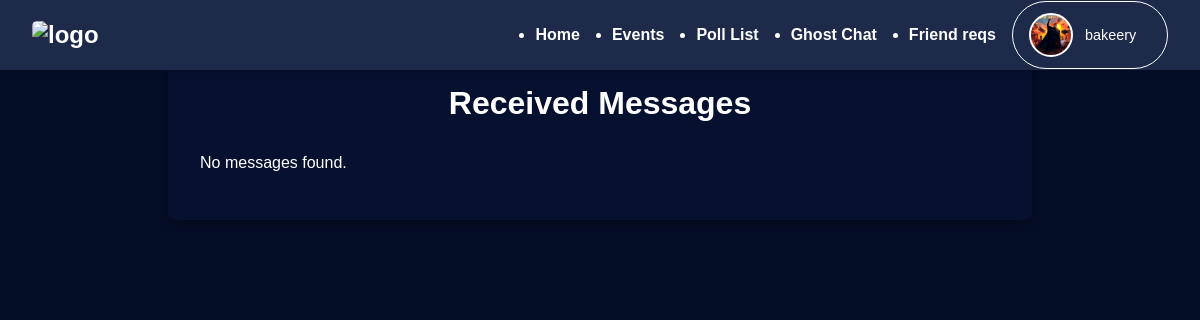
Before: /chat/received-messages/ (signed in) with the older database file.
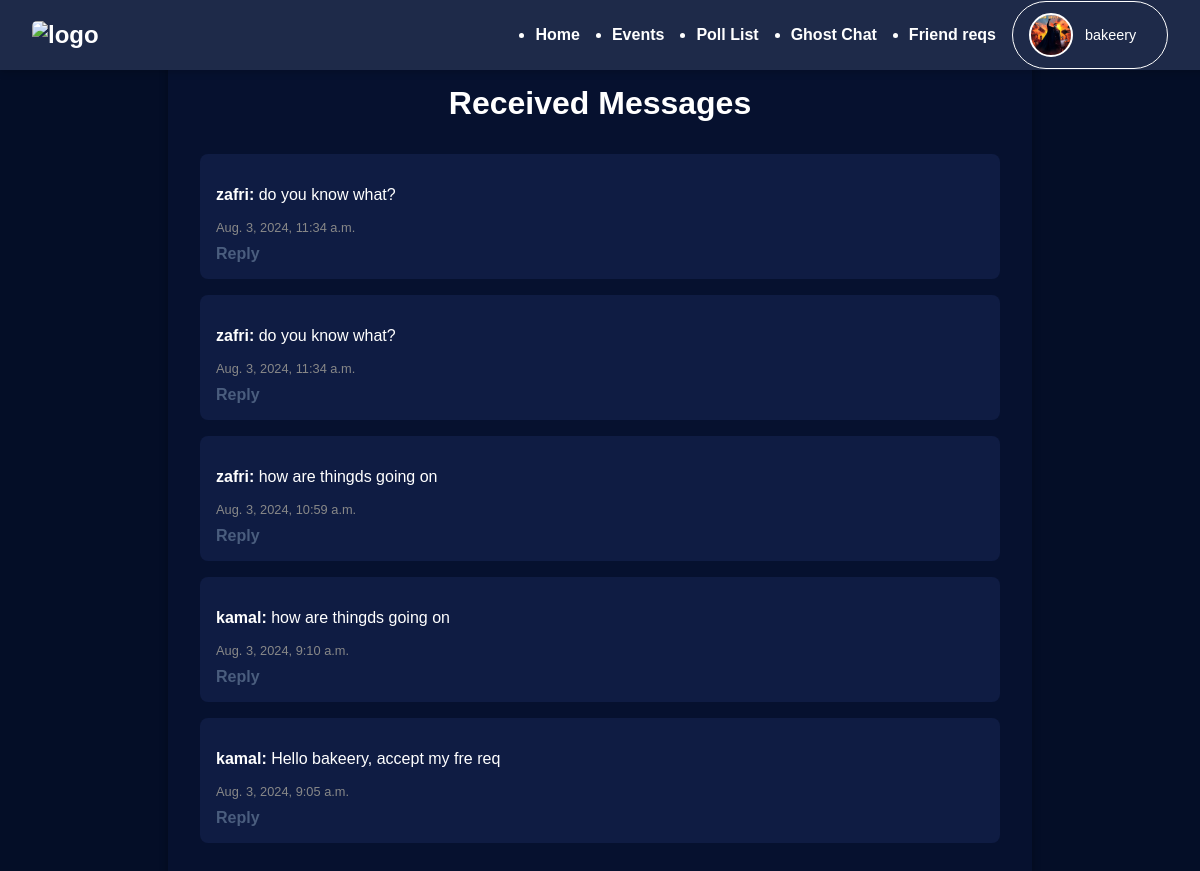
After: the same page with the newer database file.
### app/models.py (models this page shows, shortened)
class Profile(models.Model):
    user = models.OneToOneField(settings.AUTH_USER_MODEL, on_delete=models.CASCADE)
    first_name = models.CharField(max_length=30, blank=True)
    last_name = models.CharField(max_length=30, blank=True)
    state = models.CharField(max_length=50, blank=True)
    phone_number = models.CharField(max_length=15, blank=True)
    date_of_birth = models.DateField(blank=True, null=True)
    local_government = models.CharField(max_length=100, blank=True)
    bio = models.TextField(blank=True, null=True)
    profile_picture = models.ImageField(upload_to='media/uploads/images', blank=True, null=True)

### chat/models.py (models this page shows, shortened)
class ChatMessage(models.Model):
    sender = models.ForeignKey(settings.AUTH_USER_MODEL, related_name='sent_messages', on_delete=models.CASCADE)
    recipient = models.ForeignKey(settings.AUTH_USER_MODEL, related_name='received_messages', on_delete=models.CASCADE)
    message = models.TextField(blank=True, null=True)
    image = models.ImageField(upload_to='chat_images/', blank=True, null=True)
    voice = models.FileField(upload_to='chat_voice/', blank=True, null=True)
    timestamp = models.DateTimeField(auto_now_add=True)

### chat/views.py (the view)
# urls.py: path('received-messages/', received_messages, name='received_messages'),
@login_required
def received_messages(request):
    user = request.user
    messages = ChatMessage.objects.filter(recipient=user).order_by('-timestamp')
    context = {
        'messages': messages
    }
    return render(request, 'chat/received_messages.html', context)

### chat/templates/chat/received_messages.html (shortened to what this page needs)
{% extends 'app/user_navbar.html' %}
{% block content %}
<!DOCTYPE html>
<html lang="en">
<head>
    <link rel="stylesheet" href="https://cdnjs.cloudflare.com/ajax/libs/font-awesome/5.15.3/css/all.min.css">
</head>
<body>
    <div class="messages-container">
        <h1>Received Messages</h1>
        {% for message in messages %}
            <div class="message {% if message.sender == user %}sender{% else %}receiver{% endif %}">
                <div class="message-content">
                    <p><strong>{{ message.sender.username }}:</strong> {{ message.message }}</p>
                </div>
                <div class="message-timestamp">{{ message.timestamp }}</div>
                <div class="message-actions">
                    <a href="{% url 'chat:chat_page' message.sender.username %}">Reply</a>
                </div>
            </div>
        {% empty %}
            <p>No messages found.</p>
        {% endfor %}
    </div>
</body>
</html>
{% endblock %}

### app/templates/app/user_navbar.html (shortened to what this page needs)
<!DOCTYPE html>
<html lang="en">
<head>
</head>
<body>
    <nav class="navbar">
        <img class="navbar-logo" alt="logo">
        <ul class="navbar-list">
            <li><a href="{% url 'home' %}">Home</a></li>
            <li><a href="{% url 'event-detail' %}">Events</a></li>
            <li><a href="{% url 'poll_list' %}">Poll List</a></li>
            <li><a href="{% url 'chat:anonymous' %}">Ghost Chat</a></li>
            <li><a href="{% url 'chat:received_messages' %}">Friend reqs</a></li>
        </ul>
        <div class="profile-dropdown">
            <div onclick="toggleDropdown()" class="profile-dropdown-btn">
                <div class="profile-img" style="background-image: url('{{ user.profile.profile_picture.url }}');"></div>
                <span>{{ user.username }} <i class="fa-solid fa-angle-down"></i></span>
            </div>
        </div>
    </nav>
    <main>
        {% block content %}{% endblock %}
    </main>
</body>
</html>

### app/templates/app/user_navbar.html (style rules this page uses)
body { font-family: Arial, sans-serif; background-color: #040e27; color: #fff; margin: 0; padding: 0; padding-top: 70px; }
.navbar { display: flex; align-items: center; height: 70px; background-color: #1e2a49; padding: 0 2rem; box-shadow: 0 2px 8px rgba(0, 0, 0, 0.2); position: fixed; top: 0; width: 100%; z-index: 1000; }
.navbar-logo { cursor: pointer; color: #fff; font-size: 1.5rem; font-weight: bold; }
.navbar-list { margin-left: auto; display: flex; align-items: center; }
.navbar-list li { margin: 0 1rem; }
.navbar-list li a { color: #fff; text-decoration: none; font-weight: bold; font-size: 1rem; }
.profile-dropdown { position: relative; }
.profile-dropdown-btn { display: flex; align-items: center; padding: 0.7rem 1rem; font-size: 0.9rem; color: #fff; cursor: pointer; border-radius: 50px; border: 1px solid #fff; transition: background-color 0.3s ease, box-shadow 0.3s ease; background-color: #1e2a49; margin-right: 4rem; }
.profile-img { width: 2.5rem; height: 2.5rem; border-radius: 50%; background-color: #4a5d7e; display: flex; align-items: center; justify-content: center; color: #fff; margin-right: 0.75rem; background-size: cover; background-position: center; border: 2px solid #fff; }

### chat/templates/chat/received_messages.html (style rules this page uses)
body { font-family: Arial, sans-serif; margin: 0; padding: 0; background-color: #040e27; color: #fff; }
.messages-container { max-width: 800px; margin: 2rem auto; padding: 2rem; background-color: #06112F; border-radius: 8px; box-shadow: 0 4px 8px rgba(0, 0, 0, 0.3); }
h1 { color: #fff; text-align: center; margin-bottom: 2rem; }
.message { padding: 1rem; border-radius: 8px; margin-bottom: 1rem; background-color: #1e2a49; }
.message.receiver { background-color: #0f1c43; margin-right: auto; text-align: left; }
.message-content { margin-bottom: 5px; }
.message-timestamp { font-size: 0.8em; color: #888; }
.message-actions { margin-top: 10px; }
.message-actions a { text-decoration: none; color: #4a5d7e; font-weight: bold; }
img { max-width: 100%; border-radius: 5px; }

Changed rows visible on the page:
added ChatMessage: sender.username "zafri", message "do you know what?", timestamp "Aug. 3, 2024, 11:34 a.m."
added ChatMessage: sender.username "zafri", message "do you know what?", timestamp "Aug. 3, 2024, 11:34 a.m."
added ChatMessage: sender.username "zafri", message "how are thingds going on", timestamp "Aug. 3, 2024, 10:59 a.m."
added ChatMessage: sender.username "kamal", message "how are thingds going on", timestamp "Aug. 3, 2024, 9:10 a.m."
added ChatMessage: sender.username "kamal", message "Hello bakeery, accept my fre req", timestamp "Aug. 3, 2024, 9:05 a.m."
Other visible differences:
text no longer shown: "No messages found."
